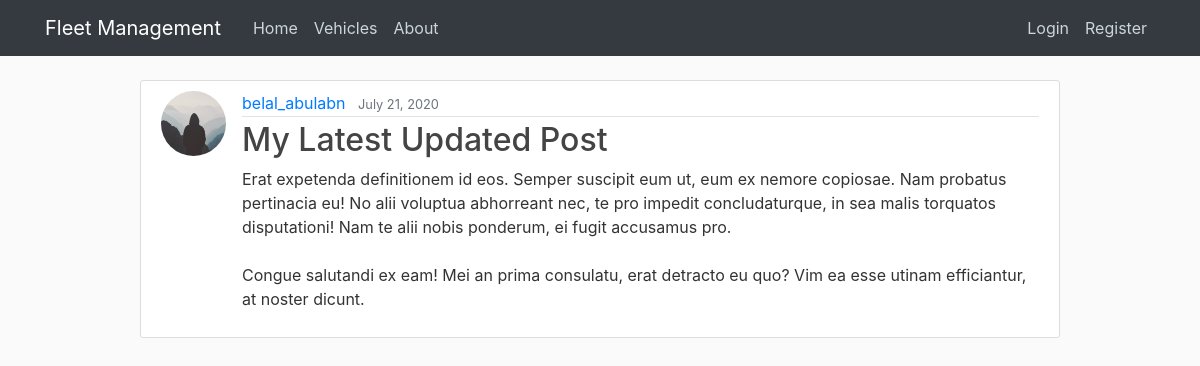
The page /post/30/ on the database its author committed.
### blog/models.py (models this page shows, shortened)
class Post(models.Model):
    title = models.CharField(max_length=100)
    content = models.TextField()
    date_posted = models.DateTimeField(default=timezone.now)
    author = models.ForeignKey(User, on_delete=models.CASCADE)

### users/models.py (models this page shows, shortened)
class Profile(models.Model):
    user = models.OneToOneField(User, on_delete=models.CASCADE)
    image = models.ImageField(default='default_profile.jpg', upload_to='profile_pics')

### blog/views.py (the view)
# urls.py: path('post/<int:pk>/', PostDetailView.as_view(), name='post-detail'),
class PostDetailView(DetailView):
    model = Post

### blog/templates/blog/post_detail.html (shortened to what this page needs)
{% extends "blog/base.html" %}
{% block content %}
    <article class="media content-section">
        <img class="rounded-circle article-img" src="{{ post.author.profile.image.url }}">
        <div class="media-body">
            <div class="article-metadata">
                <a class="mr-2" href="{% url 'user-posts' object.author.username %}">{{ object.author }}</a>
                <small class="text-muted">{{ object.date_posted|date:"F d, Y" }}</small>
            </div>
            <h2 class="article-title">{{ object.title }}</h2>
            <p class="article-content">{{ object.content }}</p>
        </div>
    </article>
{% endblock content %}

### blog/static/blog/main.css (style rules this page uses)
body { background: #fafafa; color: #333333; margin-top: 5rem; }
h1, h2, h3, h4, h5, h6 { color: #444444; }
.content-section { background: #ffffff; padding: 10px 20px; border: 1px solid #dddddd; border-radius: 3px; margin-bottom: 20px; }
.article-title { color: #444444; }
.article-content { white-space: pre-line; }
.article-img { height: 65px; width: 65px; margin-right: 16px; }
.article-metadata { padding-bottom: 1px; margin-bottom: 4px; border-bottom: 1px solid #e3e3e3 }

### rows shown on the page
Post: author.profile.image (placeholder picture), author "belal_abulabn", date_posted "July 21, 2020", title "My Latest Updated Post", content "Erat expetenda definitionem id eos. Semper suscipit eum ut, eum ex nemore copiosae. Nam probatus pertinacia eu! No alii voluptua abhorreant nec, te pro impedit concludaturque, in sea malis torquatos disputationi! Nam te alii nobis ponderum, ei fugit accusamus pro. Congue salutandi ex eam! Mei an prima consulatu, erat detracto eu quo? Vim ea esse utinam efficiantur, at noster dicunt."
